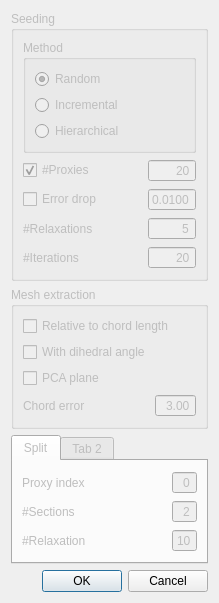
<?xml version="1.0" encoding="UTF-8"?>
<ui version="4.0">
 <class>dialSettings</class>
 <widget class="QDialog" name="dialSettings">
  <property name="geometry">
   <rect>
    <x>0</x>
    <y>0</y>
    <width>275</width>
    <height>604</height>
   </rect>
  </property>
  <property name="windowTitle">
   <string>Settings</string>
  </property>
  <layout class="QVBoxLayout" name="verticalLayout">
   <property name="sizeConstraint">
    <enum>QLayout::SetFixedSize</enum>
   </property>
   <item>
    <widget class="QGroupBox" name="seeding">
     <property name="enabled">
      <bool>false</bool>
     </property>
     <property name="title">
      <string>Seeding</string>
     </property>
     <layout class="QVBoxLayout" name="verticalLayout_2">
      <item>
       <widget class="QGroupBox" name="groupBox">
        <property name="title">
         <string>Method</string>
        </property>
        <layout class="QVBoxLayout" name="verticalLayout_3">
         <item>
          <widget class="QRadioButton" name="method_random">
           <property name="text">
            <string>Random</string>
           </property>
           <property name="checked">
            <bool>true</bool>
           </property>
          </widget>
         </item>
         <item>
          <widget class="QRadioButton" name="method_incremental">
           <property name="text">
            <string>Incremental</string>
           </property>
          </widget>
         </item>
         <item>
          <widget class="QRadioButton" name="method_hierarchical">
           <property name="text">
            <string>Hierarchical</string>
           </property>
          </widget>
         </item>
        </layout>
       </widget>
      </item>
      <item>
       <layout class="QGridLayout" name="gridLayout_2">
        <item row="3" column="0">
         <widget class="QLabel" name="label_2">
          <property name="text">
           <string>#Relaxations</string>
          </property>
         </widget>
        </item>
        <item row="3" column="2">
         <widget class="QSpinBox" name="nb_relaxations">
          <property name="alignment">
           <set>Qt::AlignRight|Qt::AlignTrailing|Qt::AlignVCenter</set>
          </property>
          <property name="buttonSymbols">
           <enum>QAbstractSpinBox::NoButtons</enum>
          </property>
          <property name="value">
           <number>5</number>
          </property>
         </widget>
        </item>
        <item row="2" column="0">
         <widget class="QCheckBox" name="cb_error_drop">
          <property name="text">
           <string>Error drop</string>
          </property>
          <property name="autoExclusive">
           <bool>true</bool>
          </property>
         </widget>
        </item>
        <item row="2" column="2">
         <widget class="QDoubleSpinBox" name="error_drop">
          <property name="enabled">
           <bool>false</bool>
          </property>
          <property name="alignment">
           <set>Qt::AlignRight|Qt::AlignTrailing|Qt::AlignVCenter</set>
          </property>
          <property name="buttonSymbols">
           <enum>QAbstractSpinBox::NoButtons</enum>
          </property>
          <property name="decimals">
           <number>4</number>
          </property>
          <property name="minimum">
           <double>0.000100000000000</double>
          </property>
          <property name="maximum">
           <double>1.000000000000000</double>
          </property>
          <property name="singleStep">
           <double>0.010000000000000</double>
          </property>
          <property name="value">
           <double>0.010000000000000</double>
          </property>
         </widget>
        </item>
        <item row="0" column="0">
         <widget class="QCheckBox" name="cb_nb_proxies">
          <property name="text">
           <string>#Proxies</string>
          </property>
          <property name="checked">
           <bool>true</bool>
          </property>
          <property name="autoExclusive">
           <bool>true</bool>
          </property>
         </widget>
        </item>
        <item row="0" column="2">
         <widget class="QSpinBox" name="nb_proxies">
          <property name="alignment">
           <set>Qt::AlignRight|Qt::AlignTrailing|Qt::AlignVCenter</set>
          </property>
          <property name="buttonSymbols">
           <enum>QAbstractSpinBox::NoButtons</enum>
          </property>
          <property name="maximum">
           <number>999</number>
          </property>
          <property name="value">
           <number>20</number>
          </property>
         </widget>
        </item>
        <item row="0" column="1">
         <spacer name="horizontalSpacer_2">
          <property name="orientation">
           <enum>Qt::Horizontal</enum>
          </property>
          <property name="sizeHint" stdset="0">
           <size>
            <width>40</width>
            <height>20</height>
           </size>
          </property>
         </spacer>
        </item>
        <item row="4" column="0">
         <widget class="QLabel" name="label">
          <property name="text">
           <string>#Iterations</string>
          </property>
         </widget>
        </item>
        <item row="4" column="2">
         <widget class="QSpinBox" name="nb_iterations">
          <property name="alignment">
           <set>Qt::AlignRight|Qt::AlignTrailing|Qt::AlignVCenter</set>
          </property>
          <property name="buttonSymbols">
           <enum>QAbstractSpinBox::NoButtons</enum>
          </property>
          <property name="maximum">
           <number>999</number>
          </property>
          <property name="value">
           <number>20</number>
          </property>
         </widget>
        </item>
       </layout>
      </item>
     </layout>
    </widget>
   </item>
   <item>
    <widget class="QGroupBox" name="mesh_extraction">
     <property name="enabled">
      <bool>false</bool>
     </property>
     <property name="title">
      <string>Mesh extraction</string>
     </property>
     <layout class="QVBoxLayout" name="verticalLayout_5">
      <item>
       <widget class="QCheckBox" name="is_relative_to_chord">
        <property name="text">
         <string>Relative to chord length</string>
        </property>
       </widget>
      </item>
      <item>
       <widget class="QCheckBox" name="with_dihedral_angle">
        <property name="text">
         <string>With dihedral angle</string>
        </property>
       </widget>
      </item>
      <item>
       <widget class="QCheckBox" name="pca_plane">
        <property name="text">
         <string>PCA plane</string>
        </property>
       </widget>
      </item>
      <item>
       <layout class="QGridLayout" name="gridLayout">
        <item row="1" column="1">
         <spacer name="horizontalSpacer">
          <property name="orientation">
           <enum>Qt::Horizontal</enum>
          </property>
          <property name="sizeHint" stdset="0">
           <size>
            <width>40</width>
            <height>20</height>
           </size>
          </property>
         </spacer>
        </item>
        <item row="1" column="2">
         <widget class="QDoubleSpinBox" name="chord_error">
          <property name="alignment">
           <set>Qt::AlignRight|Qt::AlignTrailing|Qt::AlignVCenter</set>
          </property>
          <property name="buttonSymbols">
           <enum>QAbstractSpinBox::NoButtons</enum>
          </property>
          <property name="maximum">
           <double>10.000000000000000</double>
          </property>
          <property name="singleStep">
           <double>0.100000000000000</double>
          </property>
          <property name="value">
           <double>3.000000000000000</double>
          </property>
         </widget>
        </item>
        <item row="1" column="0">
         <widget class="QLabel" name="label_3">
          <property name="text">
           <string>Chord error</string>
          </property>
         </widget>
        </item>
       </layout>
      </item>
     </layout>
    </widget>
   </item>
   <item>
    <widget class="QTabWidget" name="operations">
     <property name="enabled">
      <bool>false</bool>
     </property>
     <property name="currentIndex">
      <number>0</number>
     </property>
     <widget class="QWidget" name="tab_split">
      <attribute name="title">
       <string>Split</string>
      </attribute>
      <layout class="QVBoxLayout" name="verticalLayout_4">
       <item>
        <layout class="QGridLayout" name="gridLayout_4">
         <item row="0" column="2">
          <widget class="QSpinBox" name="split_proxy_idx">
           <property name="alignment">
            <set>Qt::AlignRight|Qt::AlignTrailing|Qt::AlignVCenter</set>
           </property>
           <property name="buttonSymbols">
            <enum>QAbstractSpinBox::NoButtons</enum>
           </property>
          </widget>
         </item>
         <item row="0" column="0">
          <widget class="QLabel" name="label_4">
           <property name="text">
            <string>Proxy index</string>
           </property>
          </widget>
         </item>
         <item row="0" column="1">
          <spacer name="horizontalSpacer_3">
           <property name="orientation">
            <enum>Qt::Horizontal</enum>
           </property>
           <property name="sizeHint" stdset="0">
            <size>
             <width>40</width>
             <height>20</height>
            </size>
           </property>
          </spacer>
         </item>
         <item row="1" column="0">
          <widget class="QLabel" name="label_5">
           <property name="text">
            <string>#Sections</string>
           </property>
          </widget>
         </item>
         <item row="1" column="2">
          <widget class="QSpinBox" name="split_nb_sections">
           <property name="alignment">
            <set>Qt::AlignRight|Qt::AlignTrailing|Qt::AlignVCenter</set>
           </property>
           <property name="buttonSymbols">
            <enum>QAbstractSpinBox::NoButtons</enum>
           </property>
           <property name="minimum">
            <number>2</number>
           </property>
          </widget>
         </item>
         <item row="2" column="0">
          <widget class="QLabel" name="label_6">
           <property name="text">
            <string>#Relaxation</string>
           </property>
          </widget>
         </item>
         <item row="2" column="2">
          <widget class="QSpinBox" name="split_nb_relaxations">
           <property name="alignment">
            <set>Qt::AlignRight|Qt::AlignTrailing|Qt::AlignVCenter</set>
           </property>
           <property name="buttonSymbols">
            <enum>QAbstractSpinBox::NoButtons</enum>
           </property>
           <property name="minimum">
            <number>0</number>
           </property>
           <property name="value">
            <number>10</number>
           </property>
          </widget>
         </item>
        </layout>
       </item>
      </layout>
     </widget>
     <widget class="QWidget" name="tab_2">
      <attribute name="title">
       <string>Tab 2</string>
      </attribute>
     </widget>
    </widget>
   </item>
   <item>
    <widget class="QDialogButtonBox" name="buttonBox">
     <property name="orientation">
      <enum>Qt::Horizontal</enum>
     </property>
     <property name="standardButtons">
      <set>QDialogButtonBox::Cancel|QDialogButtonBox::Ok</set>
     </property>
    </widget>
   </item>
  </layout>
 </widget>
 <resources/>
 <connections>
  <connection>
   <sender>buttonBox</sender>
   <signal>accepted()</signal>
   <receiver>dialSettings</receiver>
   <slot>accept()</slot>
   <hints>
    <hint type="sourcelabel">
     <x>254</x>
     <y>293</y>
    </hint>
    <hint type="destinationlabel">
     <x>157</x>
     <y>274</y>
    </hint>
   </hints>
  </connection>
  <connection>
   <sender>buttonBox</sender>
   <signal>rejected()</signal>
   <receiver>dialSettings</receiver>
   <slot>reject()</slot>
   <hints>
    <hint type="sourcelabel">
     <x>254</x>
     <y>293</y>
    </hint>
    <hint type="destinationlabel">
     <x>265</x>
     <y>274</y>
    </hint>
   </hints>
  </connection>
  <connection>
   <sender>cb_nb_proxies</sender>
   <signal>toggled(bool)</signal>
   <receiver>nb_proxies</receiver>
   <slot>setEnabled(bool)</slot>
   <hints>
    <hint type="sourcelabel">
     <x>50</x>
     <y>134</y>
    </hint>
    <hint type="destinationlabel">
     <x>184</x>
     <y>139</y>
    </hint>
   </hints>
  </connection>
  <connection>
   <sender>cb_error_drop</sender>
   <signal>toggled(bool)</signal>
   <receiver>error_drop</receiver>
   <slot>setEnabled(bool)</slot>
   <hints>
    <hint type="sourcelabel">
     <x>83</x>
     <y>172</y>
    </hint>
    <hint type="destinationlabel">
     <x>179</x>
     <y>165</y>
    </hint>
   </hints>
  </connection>
 </connections>
</ui>
